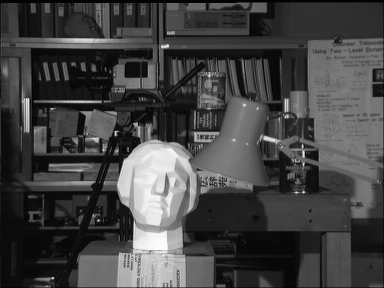
#> input picture Lesson02_IP/Images01/tsukuba_l.png, 384 x 288 px
$ jupyter execute 20_Stereo.ipynb
#> lines starting #> are read from the running program, lines starting #| are printed output that depends on the picture
[cell 1]
import numpy as np
import cv2
from matplotlib import pyplot as plt
imgL = cv2.imread('Images01/tsukuba_l.png',0)
#> imgL is the input picture: shape (288, 384); min 0, max 252, mean 67.6
imgR = cv2.imread('Images01/tsukuba_r.png',0)
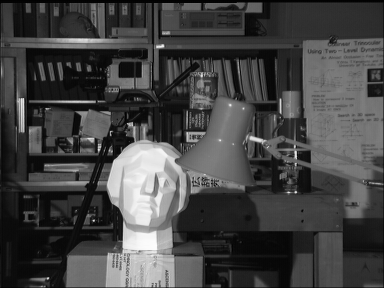
#> input picture Lesson02_IP/Images01/tsukuba_r.png, 384 x 288 px
#> imgR is the input picture: shape (288, 384); min 0, max 253, mean 68
stereo = cv2.StereoBM_create(numDisparities=16, blockSize=15)
disparity = stereo.compute(imgL,imgR)
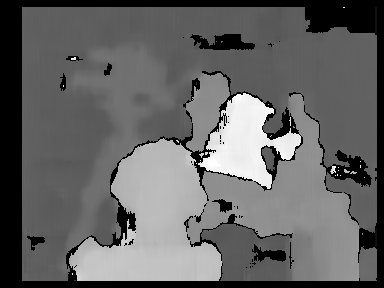
#> disparity: shape (288, 384) int16; min -16, max 240, mean 85.2; drawn with min black and max white
print(disparity[0:100,0:100])
#> (printed output is left out)
plt.imshow(disparity,'gray')
plt.show()

[cell 2]
plt.imshow(imgL,'gray')
plt.show()

[cell 3]
plt.imshow(imgR,'gray')
plt.show()

[cell 4]
import numpy as np
import cv2
from matplotlib import pyplot as plt
imgL = cv2.imread('/content/drive/MyDrive/Colab Notebooks/Lesson04_IP.rar (Unzipped Files)/Images_New/HusL.png',0)
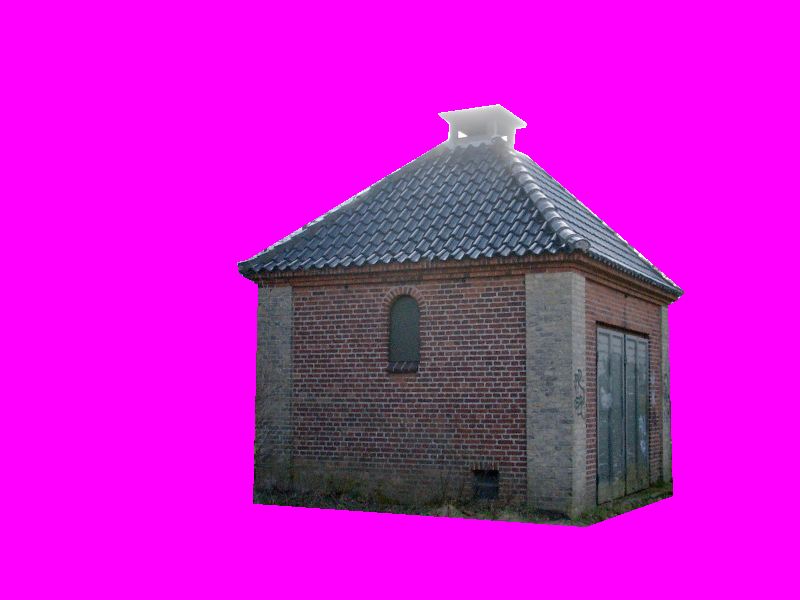
#> input picture Lesson02_IP/Images01/HusL.png, 800 x 600 px, found by its file name
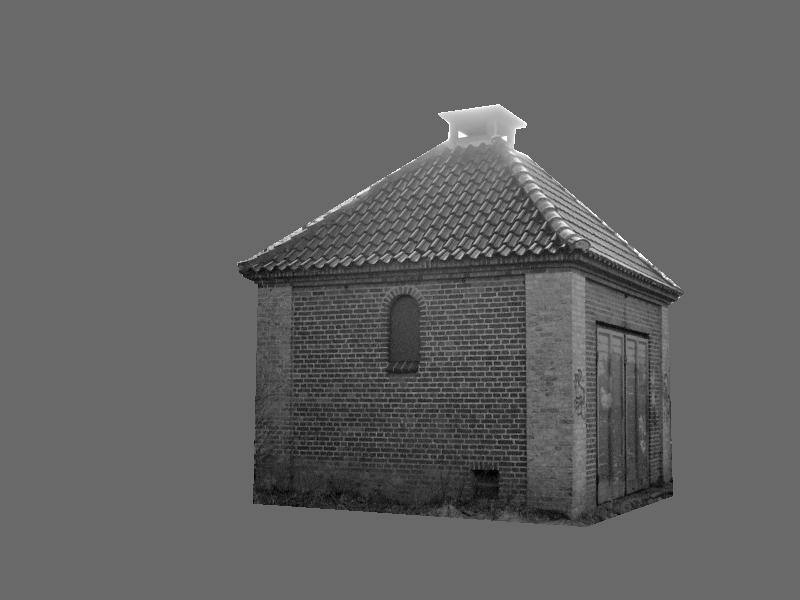
#> imgL: shape (600, 800); min 0, max 254, mean 98.9
imgR = cv2.imread('/content/drive/MyDrive/Colab Notebooks/Lesson04_IP.rar (Unzipped Files)/Images_New/HusR.png',0)
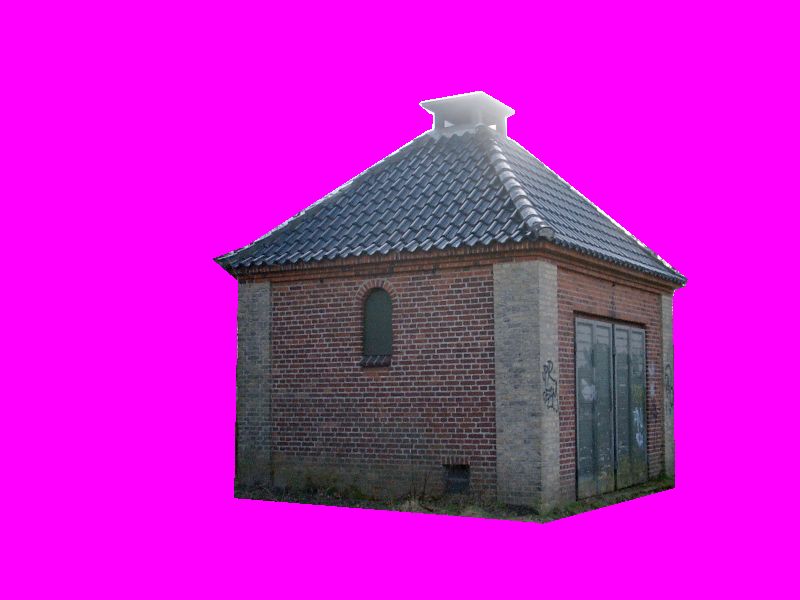
#> input picture Lesson02_IP/Images01/HusR.png, 800 x 600 px, found by its file name
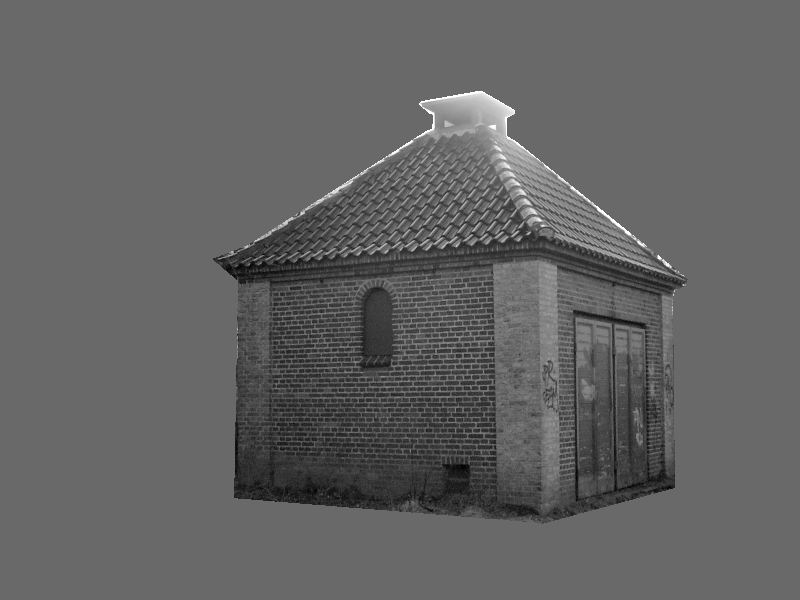
#> imgR: shape (600, 800); min 1, max 255, mean 98.9
stereo = cv2.StereoBM_create(numDisparities=16, blockSize=15)
disparity = stereo.compute(imgL,imgR)
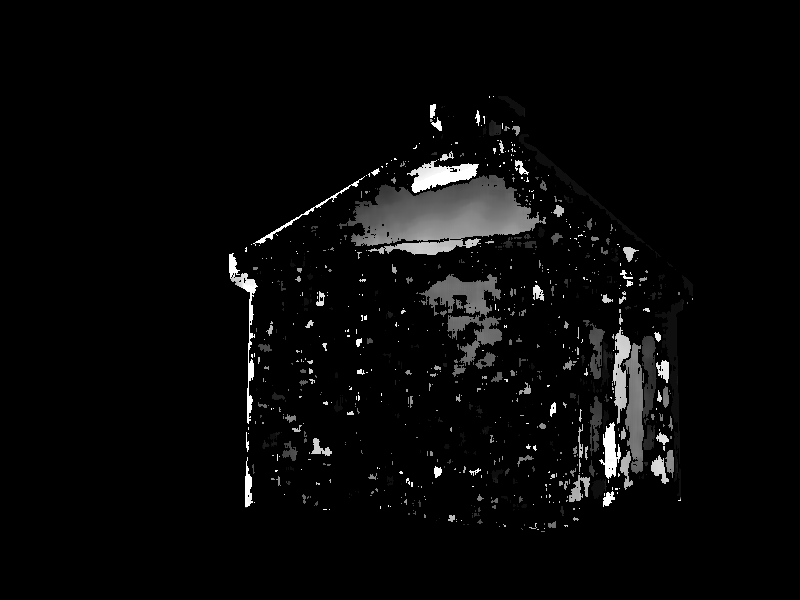
#> disparity: shape (600, 800) int16; min -16, max 240, mean -7.4; drawn with min black and max white
plt.imshow(disparity,'gray')
plt.show()
